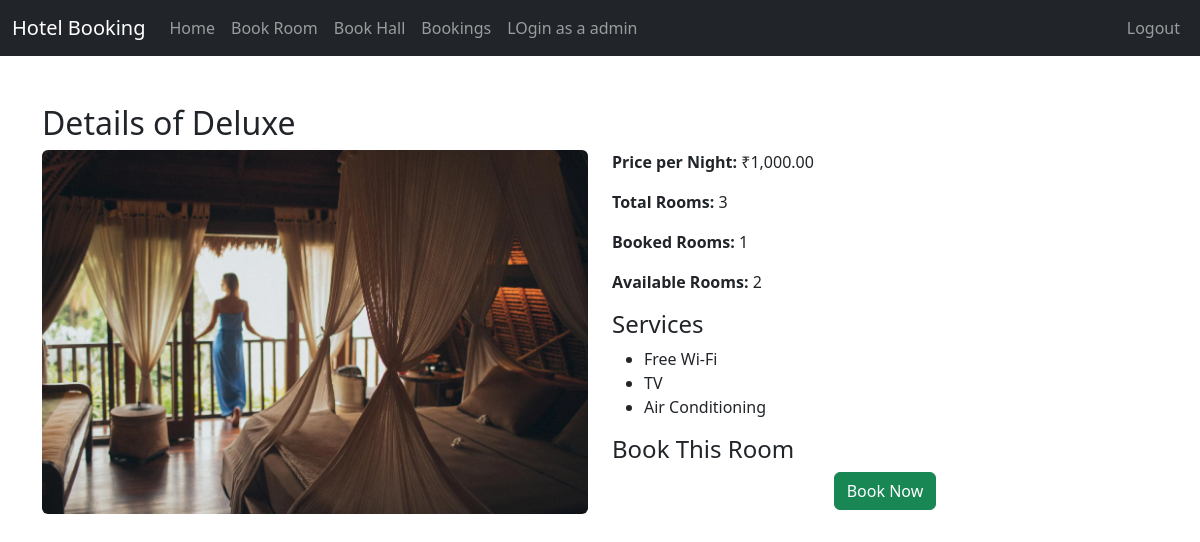
The app's page /detail_room.php?room_id=1 (signed in) with its own data.
### tables this page shows
CREATE TABLE `rooms` (
  `id` int(11) NOT NULL,
  `room_type` varchar(255) NOT NULL,
  `total_rooms` int(11) NOT NULL,
  `booked_rooms` int(11) DEFAULT 0,
  `image` varchar(255) DEFAULT NULL,
  `price_per_night` decimal(10,2) NOT NULL DEFAULT 0.00,
  `services` text DEFAULT NULL
);

### detail_room.php (the view, shortened to what this page needs)
<?php
require_once 'db.php';
$room_id = $_GET['room_id'];
$stmt = $pdo->prepare("SELECT * FROM rooms WHERE id = ?");
$stmt->execute([$room_id]);
$room = $stmt->fetch(PDO::FETCH_ASSOC);
$services = json_decode($room['services'], true) ?? [];
?>
<!DOCTYPE html>
<html lang="en">
<head>
    <link href="https://cdn.jsdelivr.net/npm/bootstrap@5.3.0-alpha1/dist/css/bootstrap.min.css" rel="stylesheet">
</head>
<body>
    <?php include 'nav.php'; ?>
    <div class="container mt-5">
        <h2>Details of <?= ucfirst($room['room_type']) ?></h2>
        <div class="row">
            <div class="col-md-6">
                <?php if (!empty($room['image'])): ?>
                    <img src="<?= htmlspecialchars($room['image']) ?>" alt="<?= $room['room_type'] ?> Image" class="img-fluid rounded">
                <?php else: ?>
                    <div class="text-center p-5 bg-light rounded">No Image Available</div>
                <?php endif; ?>
            </div>
            <div class="col-md-6">
                <p><strong>Price per Night:</strong> ₹<?= number_format($room['price_per_night'], 2) ?></p>
                <p><strong>Total Rooms:</strong> <?= $room['total_rooms'] ?></p>
                <p><strong>Booked Rooms:</strong> <?= $room['booked_rooms'] ?></p>
                <p><strong>Available Rooms:</strong> <?= $room['total_rooms'] - $room['booked_rooms'] ?></p>
                <h4>Services</h4>
                <?php if (!empty($services)): ?>
                    <ul>
                        <?php foreach ($services as $service): ?>
                            <li><?= htmlspecialchars(ucfirst($service)) ?></li>
                        <?php endforeach; ?>
                    </ul>
                <?php else: ?>
                    <p>No additional services available.</p>
                <?php endif; ?>
                <h4>Book This Room</h4>
                <div class="text-center">
    <a href="book_rooms.php?room_id=<?= $room_id ?>" class="btn btn-success">Book Now</a>
</div>
            </div>
        </div>
    </div>
</body>
</html>

### records on screen
rooms: room_type "Deluxe", image (picture), price_per_night "1,000.00", total_rooms "3", booked_rooms "1", $room['total_rooms'] - $room['booked_rooms'] "2", services "Free Wi-Fi", services "TV", services "Air Conditioning"
